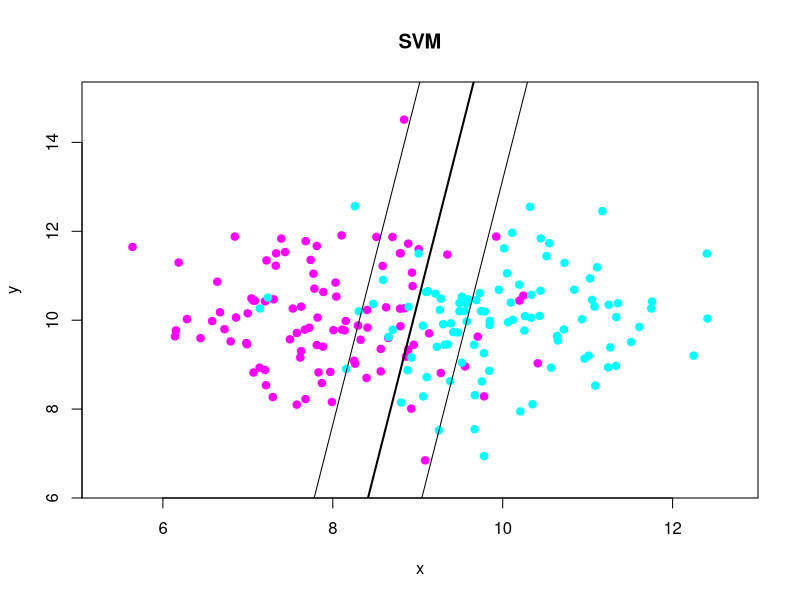
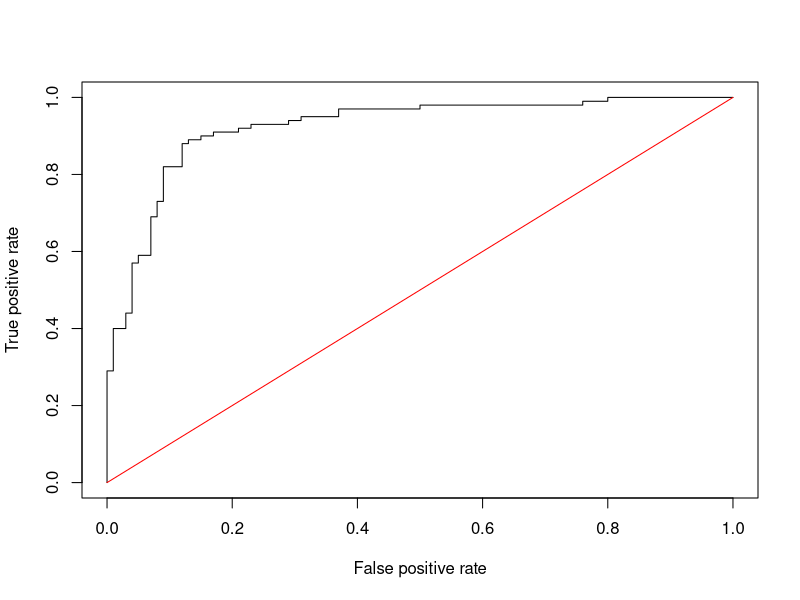

Write R code to recreate these figures, in order.
library("MASS")
library("kernlab")
library("ROCR")

colors = c("magenta", "cyan")
n <- 100
m <- 100

sigma1 <- matrix(c(1, 0, 0, 1), 2, 2)
sigma2 <- matrix(c(1, 0, 0, 1), 2, 2)

mu1 <- c(8, 10)
mu2 <- c(10, 10)

xc1 <- mvrnorm(n=n, mu = mu1, Sigma = sigma1)
xc2 <- mvrnorm(n=m, mu = mu2, Sigma = sigma2)

dat <- rbind(xc1, xc2)
dat <- cbind(dat, c(rep(-1, n), rep(1, m)))

plotxmin <- min(dat[,1], dat[,1]) - 0.3
plotxmax <- max(dat[,1], dat[,1]) + 0.3
plotymin <- min(dat[,2], dat[,2]) - 0.5
plotymax <- max(dat[,2], dat[,2]) + 0.5
plot(c(), type="n", xlab = "x", ylab = "y", xlim=c(plotxmin, plotxmax), ylim = c(plotymin, plotymax), main="SVM")

points(dat, pch=21, col=colors[ifelse(dat[,3] == -1, 1, 2)], bg=colors[ifelse(dat[,3] == -1, 1, 2)])

svp <- ksvm(dat[,1:2], dat[,3], type = "C-svc", kernel = "vanilladot", C=100, scaled=c())

w<-colSums(svp@coef[[1]] * dat[svp@SVindex,][,1:2])
b<-svp@b

abline(b/w[2], -w[1]/w[2], lwd=2)
abline((b-1)/w[2], -w[1]/w[2])
abline((b+1)/w[2], -w[1]/w[2])

ypredscore <- predict(svp, dat[,1:2], type = "decision")
pred <- prediction(ypredscore, dat[,3])
perf <- performance(pred, measure = "tpr", x.measure = "fpr")
plot(perf)
lines(c(0, 1), c(0, 1), col="red")
